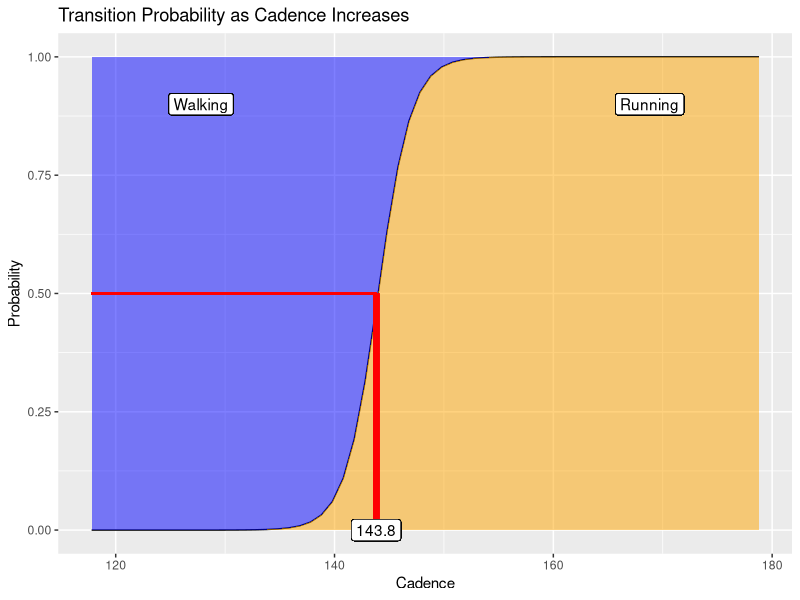

Write the R code that produced this figure. (Note: this script raises an error after producing the figure.)
library(tidyverse)  
library(GGally)
library(caret)
library(forcats)
options(scipen=999)
kidsraw = read_csv("Predict_Running_Transition_Final.csv")



#### Logistic Regression


kids = kidsraw %>%
  filter(Transitioned_FullStage==1) %>%
  mutate_if(is.character,as.factor)

names(kids)

# ggpairs(kids[,-c(1)])

kidsnofac = kids%>%select(-id,-Sex,-Agecat,-Race,-Obesecat,-Walk_Stage,-Run_Stage,-Transitioned, -Transitioned_FullStage)
# 
# 
# descrCor = cor(kidsnofac)>.9
# highCorr <- sum(abs(descrCor[upper.tri(descrCor)]) > .9)
# summary(descrCor[upper.tri(descrCor)])
# 
# names(kidsnofac)
# 
# highlyCorDescr <- findCorrelation(descrCor, cutoff = .9)
# filteredDescr <- kidsnofac[,-highlyCorDescr]
# 
# str(filteredDescr)
# 
# descrCor2 <- cor(filteredDescr)
# summary(descrCor2[upper.tri(descrCor2)])
# 
# kidsfinal = filteredDescr %>% bind_cols(kids%>%select(id,Sex,Agecat,Race,Obesecat,Walk_Stage,Run_Stage,Transitioned, Transitioned_FullStage))
# ## HeightCMAvg -- SittingHeightAvg, Leglength
# ## WeightKGAvg -- WaistAvg
# setdiff(names(kids),names(kidsfinal))

dim(kids)
names(kidsnofac)
comboInfo = findLinearCombos(kidsnofac)

kidsnofac = kidsnofac[, -comboInfo$remove]
dim(kidsnofac)

## $linearCombos[[1]]
# [1] 6 2 5
#  Leglength, Height, Sitting height
# $linearCombos[[2]]
# [1] 13 12
#  first run and last full stage
# $linearCombos[[3]]
# [1] 14 11
# walk speed and last walk
# $linearCombos[[4]]
# [1] 17 16
#  , Walk_METSAdult, Walk_VO2mlkgmin 
# $linearCombos[[5]]
# [1] 21 12
# run speed, first run
# $linearCombos[[6]]
# [1] 24 23
# Run_METSAdult, Run_VO2mlkgmin <dbl>
# 
# $remove
# [1]  6 13 14 17 21 24
# leg length, last full stage, walk speed, Walk_METSAdult, Run_Speed, Run_METSAdult
####

descrCor = cor(kidsnofac)>.9
highCorr <- sum(abs(descrCor[upper.tri(descrCor)]) > .9)
summary(descrCor[upper.tri(descrCor)])
# 
names(kidsnofac)
# 
highlyCorDescr <- findCorrelation(descrCor, cutoff = .9)
# filteredDescr <- kidsnofac[,-highlyCorDescr]


filteredDescr <- kidsnofac[,-c(4,5,8,10,14,15,20)]

dim(filteredDescr)

# [1]  4  2  8 10 14 15 20
# waistavg, height, bmiperc, lastwalk, walk_mets_youth2, run_metsyouth2

# 
# str(filteredDescr)
# 
# descrCor2 <- cor(filteredDescr)
# summary(descrCor2[upper.tri(descrCor2)])
# 
# kidsfinal = filteredDescr %>% bind_cols(kids%>%select(id,Sex,Agecat,Race,Obesecat,Walk_Stage,Run_Stage,Transitioned, Transitioned_FullStage))
# ## HeightCMAvg -- SittingHeightAvg, Leglength
# ## WeightKGAvg -- WaistAvg
# setdiff(names(kids),names(kidsfinal))

names(filteredDescr)

kidsfac = kids%>%select(Sex,Agecat,Race,Obesecat,Walk_Stage,Run_Stage,Transitioned, Transitioned_FullStage)

kidsbound = cbind(filteredDescr,kidsfac) %>% as_tibble()

## use run cadence as the dependent variable -- took walk cadence out

kidsfinal = kidsbound[,-c(7,11,16,17,19:22)] ## for walk_cadence
kidsfinal = kidsbound[,-c(7,8,16,17,19:22)] ## for run_cadence

#### Logistic Regression Interpretable

logdata= kidsbound %>%
  # select(Age,HeightCMAvg,WeightKGAvg,Walk_Cadence,Run_Cadence,Sex,BMIz) %>%
  gather(WalkOrRun,Cadence,c(Walk_Cadence,Run_Cadence)) %>%
  mutate(WalkOrRun=case_when(
    WalkOrRun=="Run_Cadence" ~ 1,
    WalkOrRun=="Walk_Cadence" ~ 0)
  ) %>%
  mutate(WalkOrRun=as.factor(WalkOrRun)) %>%
  select(-c(FirstRun,Agecat,Walk_Stage,Run_Stage,Transitioned,Transitioned_FullStage))

summary(logdata)

## Full Model - doesn't work
logmodel=glm(WalkOrRun~., data=logdata,family=binomial(link="logit"))
summary(logmodel)


## origional full model was fully determined
logdatasub = logdata %>% 
  select(-c(starts_with("Walk_"),starts_with("Run_")))

## Full Model
logmodel=glm(WalkOrRun~., data=logdatasub,family=binomial(link="logit"))
summary(logmodel)

## remove race
logmodel=glm(WalkOrRun~Age+HeightCMAvg+WeightKGAvg+Tanita.Avg+BMIcont+BMIz+Sex+Obesecat+Cadence, data=logdatasub,family=binomial(link="logit"))
summary(logmodel)

## remove obese cat
logmodel=glm(WalkOrRun~Age+HeightCMAvg+WeightKGAvg+Tanita.Avg+BMIcont+BMIz+Sex+Cadence, data=logdatasub,family=binomial(link="logit"))
summary(logmodel)

## remove bmicont
logmodel=glm(WalkOrRun~Age+HeightCMAvg+WeightKGAvg+Tanita.Avg+BMIz+Sex+Cadence, data=logdatasub,family=binomial(link="logit"))
summary(logmodel)

## remove sex
logmodel=glm(WalkOrRun~Age+HeightCMAvg+WeightKGAvg+Tanita.Avg+BMIz+Cadence, data=logdatasub,family=binomial(link="logit"))
summary(logmodel)

## remove tanita
logmodel=glm(WalkOrRun~Age+HeightCMAvg+WeightKGAvg+BMIz+Cadence, data=logdatasub,family=binomial(link="logit"))
summary(logmodel)


##### Second look
## remove bmicont
logmodel=glm(WalkOrRun~Age+HeightCMAvg+WeightKGAvg+Tanita.Avg+BMIz+Sex+Obesecat+Cadence, data=logdatasub,family=binomial(link="logit"))
summary(logmodel)
## remove obesecat
logmodel=glm(WalkOrRun~Age+HeightCMAvg+WeightKGAvg+Tanita.Avg+BMIz+Sex+Cadence, data=logdatasub,family=binomial(link="logit"))
summary(logmodel)
## remove sex
logmodel=glm(WalkOrRun~Age+HeightCMAvg+WeightKGAvg+Tanita.Avg+BMIz+Cadence, data=logdatasub,family=binomial(link="logit"))
summary(logmodel)
## remove tanita
logmodel=glm(WalkOrRun~Age+HeightCMAvg+WeightKGAvg+BMIz+Cadence, data=logdatasub,family=binomial(link="logit"))
summary(logmodel)

logmodel=glm(WalkOrRun~Age+HeightCMAvg+WeightKGAvg+BMIz+Cadence, data=logdata,family=binomial(link="logit"))
summary(logmodel)


testingdata = 
  logdata %>%
  summarise(Age = mean(Age), HeightCMAvg = mean(HeightCMAvg), WeightKGAvg = mean(WeightKGAvg),BMIz = mean(BMIz))

pymin=min(logdata$Cadence)-20
pymax=max(logdata$Cadence)+20

nextdata = 
  expand.grid(Age = testingdata$Age, 
              HeightCMAvg = testingdata$HeightCMAvg,
              WeightKGAvg = testingdata$WeightKGAvg, 
              BMIz = testingdata$BMIz,
              Cadence = seq(min(logdata$Cadence),max(logdata$Cadence),1)) %>% 
  as_tibble() 

nextdata = nextdata %>%
  mutate(predictions = predict.glm(logmodel, newdata = nextdata , type = "response")) 

cut =
nextdata %>%
  mutate(close = abs(.5-predictions)) %>% 
  arrange(close) %>%
  filter(row_number()==1)
cut = cut$Cadence


nextdata %>%
  ggplot(aes(x=Cadence,y=predictions)) +
  geom_line() +
  # geom_hline(yintercept = c(0,1)) +
  geom_ribbon(aes(ymin = 0, ymax = predictions), fill = "orange", alpha = .5) +
  geom_ribbon(aes(ymin = predictions, ymax = 1), fill = "blue", alpha = .5) +
  geom_segment(aes(x= cut, y = 0, xend = cut, yend = .5), color = "red", size = 2) +
  geom_segment(aes(x= cut, y = .5, xend = min(nextdata$Cadence ), yend = .5), color = "red", size = 1) +
  geom_label(aes(x=min(nextdata$Cadence+10),y=.9, label = "Walking")) +
  geom_label(aes(x=max(nextdata$Cadence-10),y=.9, label = "Running")) +
  geom_label(aes(x=cut,y=0, label = cut)) +
  labs(x = "Cadence", y = "Probability", title = "Transition Probability as Cadence Increases")



#######################################


testingdata = 
  logdata %>%
  summarise(Age = mean(Age), HeightCMAvg = mean(HeightCMAvg), WeightKGAvg = mean(WeightKGAvg),BMIz = mean(BMIz))

nextdata = 
  expand.grid(Age = testingdata$Age, 
              HeightCMAvg = testingdata$HeightCMAvg,
              WeightKGAvg = testingdata$WeightKGAvg, 
              BMIz = testingdata$BMIz, 
              Sex = c("M","F"),
              Cadence = seq(min(logdata$Cadence),max(logdata$Cadence),1)) 

nextdata %>% 
  as_tibble() %>%
  mutate(predictions = predict.glm(logmodel, newdata = nextdata , type = "response")) %>%
  group_by(Sex) %>%
  filter(predictions>.2&predictions<.8)

####################################################
library(caret)
preds = predict.lm(bestmod,newdata = kidsfinal)
postResample(preds, kidsfinal$Run_Cadence)


kidsfinal$Run_METSYouth1
cor(kidsfinal$Tanita.Avg,kidsfinal$BMIz)

library(car)
residualPlots(bestmod)
qqPlot(bestmod, distribution = "norm")


kidsfinal$predictions = predict.lm(bestmod,data = kidsfinal)

####  Visualize Run Cadence based on Age Group and Height Tertile
dodge=position_dodge(width=.5)
kidsfinal %>% mutate(AgeGroup=cut(Age,breaks=c(5,9,12,16,21),labels=c("6-9","10-12","13-16","17-20"))) %>%
  group_by(AgeGroup) %>%  mutate(HeightTertile=ntile(HeightCMAvg,3) )  %>% 
  mutate(HeightTertile=case_when(HeightTertile==1 ~ "Low",HeightTertile==2 ~ "Medium",HeightTertile==3 ~ "High")) %>% 
  mutate(HeightTertile=fct_relevel(HeightTertile,"Low","Medium","High")) %>%
  select (AgeGroup, HeightTertile, Run_Cadence, predictions) %>%
  group_by(AgeGroup, HeightTertile) %>%
  # summarise(RunCadence=mean(Run_Cadence), upperbound=mean(Run_Cadence)+sd(Run_Cadence),lowerbound=mean(Run_Cadence)-sd(Run_Cadence)) %>%
  summarise(PredRunCadence=mean(predictions), upperbound=mean(predictions)+sd(predictions),lowerbound=mean(predictions)-sd(predictions)) %>%
  # ggplot(aes(x=AgeGroup,y=RunCadence, color=HeightTertile),position = dodge) + geom_point(position = dodge) + geom_errorbar(aes(ymin=lowerbound,ymax=upperbound),position = dodge) 
  
  ggplot(aes(x=AgeGroup,y=PredRunCadence, color=HeightTertile),position = dodge) + 
  geom_errorbar(aes(ymin=lowerbound,ymax=upperbound),position = dodge, size = 2.5) +
  geom_point(position = dodge, size =4) +
  ylab("Predicted Transition Cadence") + xlab("Age") + 
  scale_color_discrete("Height Tertile") +
  ggtitle("Predicted Transition Cadence by Age over Height")


dodge=position_dodge(width=.5)
kidsfinal %>% mutate(AgeGroup=cut(Age,breaks=c(5,9,12,16,21),labels=c("6-9","10-12","13-16","17-20"))) %>%
  group_by(AgeGroup) %>% mutate(WeightTertile=ntile(WeightKGAvg,3) )  %>% 
  mutate(WeightTertile=case_when(WeightTertile==1 ~ "Low",WeightTertile==2 ~ "Medium",WeightTertile==3 ~ "High")) %>%
  mutate(WeightTertile=fct_relevel(WeightTertile,"Low","Medium","High")) %>%
  select (AgeGroup, WeightTertile, Run_Cadence, predictions) %>%
  group_by(AgeGroup, WeightTertile) %>% 
  # summarise(RunCadence=mean(Run_Cadence), upperbound=mean(Run_Cadence)+sd(Run_Cadence),lowerbound=mean(Run_Cadence)-sd(Run_Cadence)) %>%
  summarise(PredRunCadence=mean(predictions), upperbound=mean(predictions)+sd(predictions),lowerbound=mean(predictions)-sd(predictions)) %>%
  # ggplot(aes(x=AgeGroup,y=RunCadence, color=HeightTertile),position = dodge) + geom_point(position = dodge) + geom_errorbar(aes(ymin=lowerbound,ymax=upperbound),position = dodge) 
  ggplot(aes(x=AgeGroup,y=PredRunCadence, color=WeightTertile),position = dodge) + 
  geom_errorbar(aes(ymin=lowerbound,ymax=upperbound),position = dodge, size = 2.5) +
  geom_point(position = dodge, size = 4) +
  ylab("Predicted Transition Cadence") + xlab("Age") + 
  scale_color_discrete("Weight Tertile") +
  ggtitle("Predicted Transition Cadence by Age over Weight")

dodge=position_dodge(width=.5)
kidsfinal %>% mutate(AgeGroup=cut(Age,breaks=c(5,9,12,16,21),labels=c("6-9","10-12","13-16","17-20"))) %>%
  group_by(AgeGroup) %>% mutate(BMITertile=ntile(BMIz,3) )  %>% 
  mutate(BMITertile=case_when(BMITertile==1 ~ "Low",BMITertile==2 ~ "Medium",BMITertile==3 ~ "High")) %>%
  mutate(BMITertile=fct_relevel(BMITertile,"Low","Medium","High")) %>%
  select (AgeGroup, BMITertile, Run_Cadence, predictions) %>%
  group_by(AgeGroup, BMITertile) %>% 
  # summarise(RunCadence=mean(Run_Cadence), upperbound=mean(Run_Cadence)+sd(Run_Cadence),lowerbound=mean(Run_Cadence)-sd(Run_Cadence)) %>%
  summarise(PredRunCadence=mean(predictions), upperbound=mean(predictions)+sd(predictions),lowerbound=mean(predictions)-sd(predictions)) %>%
  # ggplot(aes(x=AgeGroup,y=RunCadence, color=HeightTertile),position = dodge) + geom_point(position = dodge) + geom_errorbar(aes(ymin=lowerbound,ymax=upperbound),position = dodge) 
  ggplot(aes(x=AgeGroup,y=PredRunCadence, color=BMITertile),position = dodge) + 
  geom_errorbar(aes(ymin=lowerbound,ymax=upperbound),position = dodge, size = 2.5) +
  geom_point(position = dodge, size = 4) +
  ylab("Predicted Transition Cadence") + xlab("Age") + 
  scale_color_discrete("BMIz Tertile") +
  ggtitle("Predicted Transition Cadence by Age over BMIz")

dodge=position_dodge(width=.5)
kidsfinal %>% mutate(HeightTertile=ntile(HeightCMAvg,3) )  %>% 
  mutate(HeightTertile=case_when(HeightTertile==1 ~ "Low",HeightTertile==2 ~ "Medium",HeightTertile==3 ~ "High")) %>% 
  mutate(HeightTertile=fct_relevel(HeightTertile,"Low","Medium","High")) %>%
  group_by(HeightTertile) %>% mutate(BMITertile=ntile(BMIz,3) )  %>% 
  mutate(BMITertile=case_when(BMITertile==1 ~ "Low",BMITertile==2 ~ "Medium",BMITertile==3 ~ "High")) %>%
  mutate(BMITertile=fct_relevel(BMITertile,"Low","Medium","High")) %>%
  select (HeightTertile, BMITertile, Run_Cadence, predictions) %>%
  group_by(HeightTertile, BMITertile) %>% 
  # summarise(RunCadence=mean(Run_Cadence), upperbound=mean(Run_Cadence)+sd(Run_Cadence),lowerbound=mean(Run_Cadence)-sd(Run_Cadence)) %>%
  summarise(PredRunCadence=mean(predictions), upperbound=mean(predictions)+sd(predictions),lowerbound=mean(predictions)-sd(predictions)) %>%
  # ggplot(aes(x=AgeGroup,y=RunCadence, color=HeightTertile),position = dodge) + geom_point(position = dodge) + geom_errorbar(aes(ymin=lowerbound,ymax=upperbound),position = dodge) 
  ggplot(aes(x=HeightTertile,y=PredRunCadence, color=BMITertile),position = dodge) + 
  geom_errorbar(aes(ymin=lowerbound,ymax=upperbound),position = dodge, size = 2.5) +
  geom_point(position = dodge, size = 4) +
  ylab("Predicted Transition Cadence") + xlab("Height Tertile") + 
  scale_color_discrete("BMIz Tertile") +
  ggtitle("Predicted Transition Cadence by Height over BMIz")

dodge=position_dodge(width=.5)
kidsfinal %>% mutate(WeightTertile=ntile(WeightKGAvg,3) )  %>% 
  mutate(WeightTertile=case_when(WeightTertile==1 ~ "Low",WeightTertile==2 ~ "Medium",WeightTertile==3 ~ "High")) %>% 
  mutate(WeightTertile=fct_relevel(WeightTertile,"Low","Medium","High")) %>%
  group_by(WeightTertile) %>% mutate(BMITertile=ntile(BMIz,3) )  %>% 
  mutate(BMITertile=case_when(BMITertile==1 ~ "Low",BMITertile==2 ~ "Medium",BMITertile==3 ~ "High")) %>%
  mutate(BMITertile=fct_relevel(BMITertile,"Low","Medium","High")) %>%
  select (WeightTertile, BMITertile, Run_Cadence, predictions) %>%
  group_by(WeightTertile, BMITertile) %>% 
  summarise(RunCadence=mean(Run_Cadence), upperbound=mean(Run_Cadence)+sd(Run_Cadence),lowerbound=mean(Run_Cadence)-sd(Run_Cadence)) %>%
  #summarise(PredRunCadence=mean(predictions), upperbound=mean(predictions)+sd(predictions),lowerbound=mean(predictions)-sd(predictions)) %>%
  ggplot(aes(x=WeightTertile,y=RunCadence, color=BMITertile),position = dodge) + 
  #ggplot(aes(x=WeightTertile,y=PredRunCadence, color=BMITertile),position = dodge) + 
  geom_errorbar(aes(ymin=lowerbound,ymax=upperbound),position = dodge, size = 2.5) +
  geom_point(position = dodge, size = 4) +
  ylab("Predicted Transition Cadence") + xlab("Weight Tertile") + 
  scale_color_discrete("BMIz Tertile") +
  ggtitle("Predicted Transition Cadence by Weight over BMIz")
